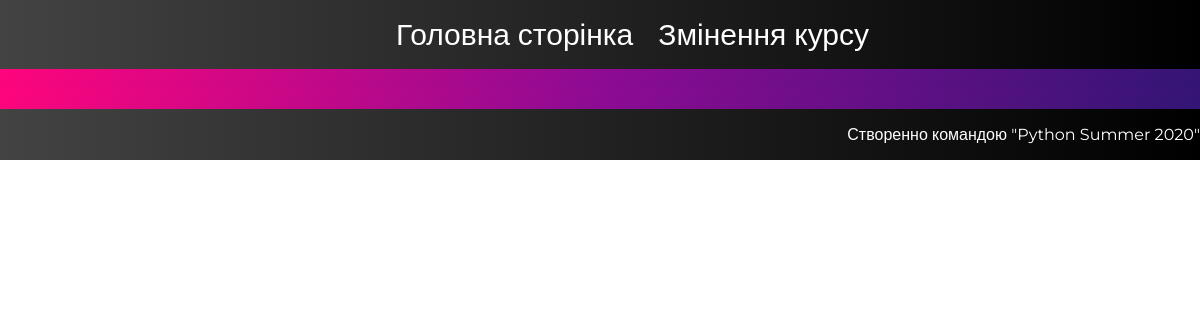
The app's page /course/edit/1, older data.
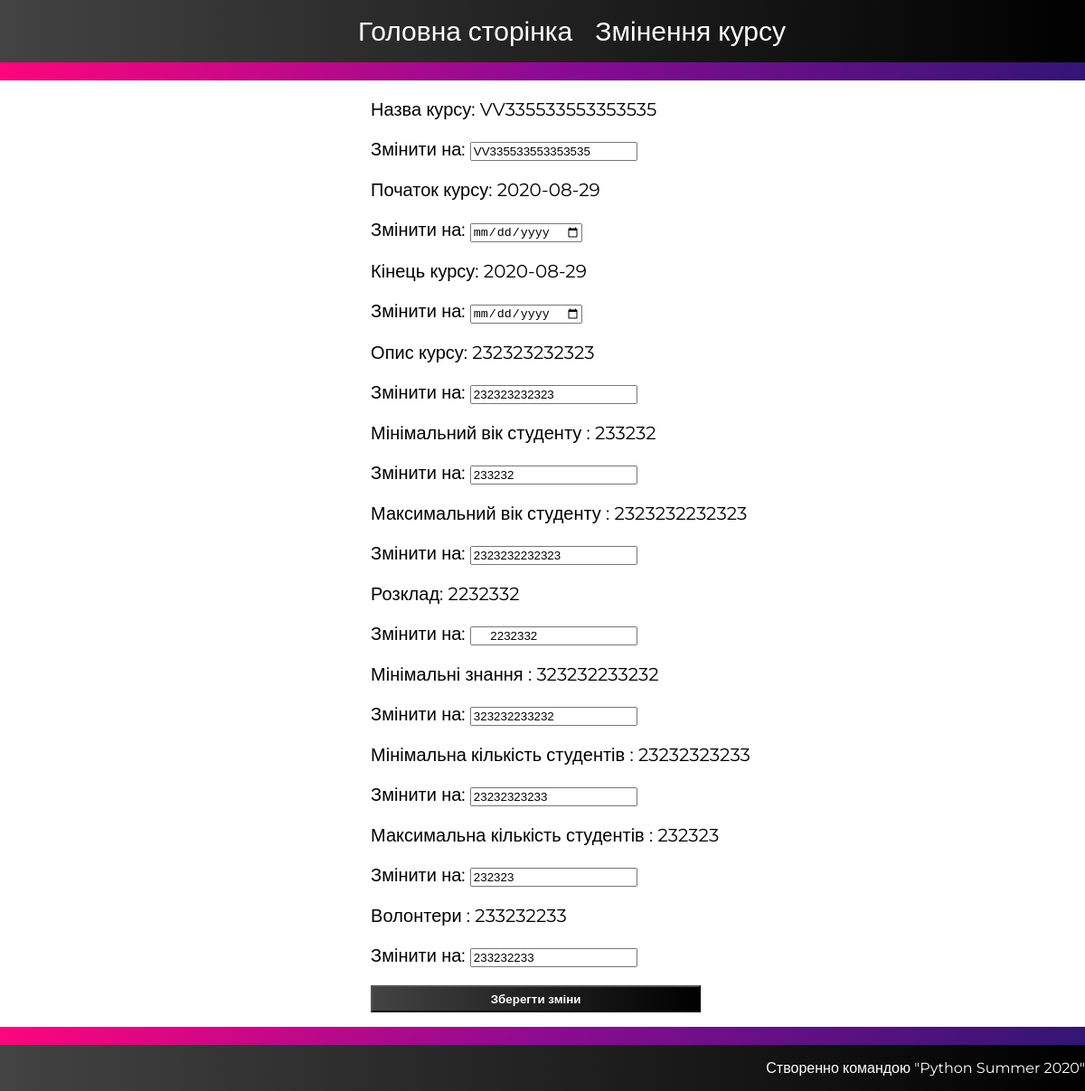
The same page, newer data.
### tables this page shows
CREATE TABLE course (
    author_id INTEGER NOT NULL,
    id  INTEGER  PRIMARY KEY,  
    name TEXT NOT NULL, 
    start_date DATE NOT NULL,
    descr TEXT NOT NULL,
    students_id TEXT ,
    volunteers  TEXT NOT NULL,
    min_age INTEGER NOT NULL,
    max_age INTEGER NOT NULL,
    end_date DATE NOT NULL,
    min_people INTEGER NOT NULL,
    max_people INTEGER NOT NULL,
    schedule TEXT NOT NULL,
    min_knowledge TEXT NOT NULL,
    FOREIGN KEY (author_id) REFERENCES user_tab (id),
    FOREIGN KEY (students_id) REFERENCES user_tab (id)
);

### flaskr/main.py (the view)
@bp.route('course/edit/<int:course_id>', methods=("GET",))
def course_edit_(course_id):
    if request.method == 'GET':
        db = get_db()
        courses = db.execute(
        'SELECT id,name, start_date, descr,  author_id,volunteers,min_age,max_age,end_date,min_people,max_people,schedule,min_knowledge'
        ' FROM course '
        ).fetchall()
        return render_template("course_edit.html",course_id=course_id,courses=courses)

### flaskr/auth.py (called while the page is built)
@bp.before_app_request
def load_logged_in_user():
    user_id = session.get('user_id')
    if user_id is None:
        g.user = None
    else:
        g.user = get_db().execute(
            'SELECT * FROM user_tab WHERE id = ?', (user_id,)
        ).fetchone()

### flaskr/db.py (called while the page is built)
def get_db():
    if 'db' not in g:
        g.db = sqlite3.connect(
            current_app.config['DATABASE'],
            detect_types=sqlite3.PARSE_DECLTYPES
        )
        g.db.row_factory = sqlite3.Row
    return g.db

### flaskr/templates/course_edit.html (shortened to what this page needs)
<!DOCTYPE html>
<html lang="en">
<head>
</head>
<body>
    <header>
        <ul>
            <li><a href="{{url_for('home')}}">Головна сторінка</a></li>
            <li><a href="">Змінення курсу</a></li>
        </ul>
    </header>
    <div class="background">
    </div>
    {% for courses in courses %}
    {% if courses['id']==course_id%}
    <div class="data">
        <form method="post" action="/course/{{course_id}}/edit" class="course_edit">
            <ul>
                <li>
                    <p>Назва курсу: {{courses['name']}}
                    <p>Змінити на: <input id="course_name" name="course_name" value="{{courses['name']}}"></p>
                </li>
                <li>
                    <p>Початок курсу: {{courses['start_date']}} </p>
                    <p>Змінити на: <input id="course_start" type="date" name="course_start" value=" {{courses['start_date']}}"></p>
                </li>
                <li>
                    <p>Кінець курсу: {{courses['end_date']}}</p>
                    <p>Змінити на: <input id="course_end" type="date" name="course_end" value=" {{courses['end_date']}}"></p>
                </li>
                <li>
                    <p>Опис курсу: {{courses['descr']}} </p>
                    <p>Змінити на: <input id="course_descr" type="text" name="course_descr" value="{{courses['descr']}}"></p>
                </li>
                <li>
                    <p>Мінімальний вік студенту :  {{courses['min_age']}}</p>
                    <p>Змінити на: <input id="min_age" type="text" name="min_age" value="{{courses['min_age']}}"></p>
                </li>
                <li>
                    <p>Максимальний вік студенту :  {{courses['max_age']}} </p>
                    <p>Змінити на: <input id="max_age" name="max_age" type="text" value="{{courses['max_age']}}"></p>
                </li>
                <li>
                    <p>Розклад: {{courses['schedule']}}</p>
                    <p>Змінити на: <input id="schedule" name="schedule" type="text " value=" {{courses['schedule']}}"></p>
                </li>
                <li>
                    <p>Мінімальні знання : {{courses['min_knowledge']}}</p>
                    <p>Змінити на: <input id="min_skills" name="min_skills" type="text " value="{{courses['min_knowledge']}}"></p>
                </li>
                <li>
                    <p>Мінімальна кількість студентів : {{courses['min_people']}}</p>
                    <p>Змінити на: <input id="min_students" name="min_students" type="text " value="{{courses['min_people']}}"></p>
                </li>
                <li>
                    <p>Максимальна кількість студентів : {{courses['max_people']}}</p>
                    <p>Змінити на: <input id="max_students" name="max_students" type="text " value="{{courses['max_people']}}"></p>
                </li>
                <li>
                    <p>Волонтери : {{courses['volunteers']}}</p>
                    <p>Змінити на: <input id="volunteers" name="volunteers" type="text" value="{{courses['volunteers']}}"></p>
                </li>
                <li>
                    <button style="width:365px;height:30px; font-family: 'Montserrat', sans-serif;"><b>Зберегти
                            зміни</b></button>
                </li>
            </ul>
        </form>
    </div>
    {% endif %}
    {% endfor %}
    <div class="background">
    </div>
    <footer>
        <p>Створенно командою "Python Summer 2020"</p>
    </footer>
</body>
</html>

Row changes from the older to the newer data that the page shows:
added course: name "VV335533553353535", course_name "VV335533553353535", start_date "2020-08-29", end_date "2020-08-29", descr "232323232323", course_descr "232323232323", min_age "233232", max_age "2323232232323", schedule "2232332", min_knowledge "323232233232", min_skills "323232233232", min_people "23232323233", min_students "23232323233", max_people "232323", max_students "232323", volunteers "233232233"
